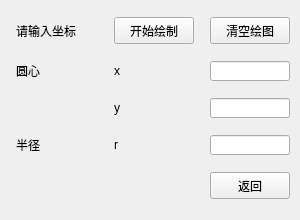
<?xml version="1.0" encoding="UTF-8"?>
<ui version="4.0">
 <class>WindowCircle</class>
 <widget class="QWidget" name="WindowCircle">
  <property name="geometry">
   <rect>
    <x>0</x>
    <y>0</y>
    <width>300</width>
    <height>220</height>
   </rect>
  </property>
  <property name="maximumSize">
   <size>
    <width>300</width>
    <height>220</height>
   </size>
  </property>
  <property name="windowTitle">
   <string>中点圆</string>
  </property>
  <widget class="QWidget" name="layoutWidget">
   <property name="geometry">
    <rect>
     <x>0</x>
     <y>0</y>
     <width>309</width>
     <height>221</height>
    </rect>
   </property>
   <layout class="QGridLayout" name="gridLayout">
    <property name="spacing">
     <number>0</number>
    </property>
    <item row="3" column="2">
     <widget class="QLineEdit" name="lineEdit_r">
      <property name="maximumSize">
       <size>
        <width>80</width>
        <height>20</height>
       </size>
      </property>
     </widget>
    </item>
    <item row="0" column="1">
     <widget class="QPushButton" name="pushButton_start">
      <property name="maximumSize">
       <size>
        <width>80</width>
        <height>27</height>
       </size>
      </property>
      <property name="font">
       <font>
        <family>黑体</family>
       </font>
      </property>
      <property name="text">
       <string>开始绘制</string>
      </property>
     </widget>
    </item>
    <item row="0" column="2">
     <widget class="QPushButton" name="pushButton_clear">
      <property name="maximumSize">
       <size>
        <width>80</width>
        <height>27</height>
       </size>
      </property>
      <property name="font">
       <font>
        <family>黑体</family>
       </font>
      </property>
      <property name="text">
       <string>清空绘图</string>
      </property>
     </widget>
    </item>
    <item row="2" column="1">
     <widget class="QLabel" name="label_3">
      <property name="maximumSize">
       <size>
        <width>30</width>
        <height>16777215</height>
       </size>
      </property>
      <property name="text">
       <string>y</string>
      </property>
     </widget>
    </item>
    <item row="1" column="1">
     <widget class="QLabel" name="label_2">
      <property name="maximumSize">
       <size>
        <width>30</width>
        <height>16777215</height>
       </size>
      </property>
      <property name="text">
       <string>x</string>
      </property>
     </widget>
    </item>
    <item row="2" column="2">
     <widget class="QLineEdit" name="lineEdit_y">
      <property name="maximumSize">
       <size>
        <width>80</width>
        <height>20</height>
       </size>
      </property>
     </widget>
    </item>
    <item row="1" column="2">
     <widget class="QLineEdit" name="lineEdit_x">
      <property name="maximumSize">
       <size>
        <width>80</width>
        <height>20</height>
       </size>
      </property>
     </widget>
    </item>
    <item row="1" column="0">
     <widget class="QLabel" name="label_4">
      <property name="maximumSize">
       <size>
        <width>16777215</width>
        <height>16777215</height>
       </size>
      </property>
      <property name="text">
       <string>圆心</string>
      </property>
     </widget>
    </item>
    <item row="3" column="1">
     <widget class="QLabel" name="label_6">
      <property name="maximumSize">
       <size>
        <width>30</width>
        <height>16777215</height>
       </size>
      </property>
      <property name="text">
       <string>r</string>
      </property>
     </widget>
    </item>
    <item row="3" column="0">
     <widget class="QLabel" name="label_5">
      <property name="text">
       <string>半径</string>
      </property>
     </widget>
    </item>
    <item row="4" column="2">
     <widget class="QPushButton" name="pushButton_return">
      <property name="maximumSize">
       <size>
        <width>80</width>
        <height>27</height>
       </size>
      </property>
      <property name="font">
       <font>
        <family>黑体</family>
       </font>
      </property>
      <property name="text">
       <string>返回</string>
      </property>
     </widget>
    </item>
    <item row="0" column="0">
     <widget class="QLabel" name="label">
      <property name="maximumSize">
       <size>
        <width>82</width>
        <height>16777215</height>
       </size>
      </property>
      <property name="font">
       <font>
        <family>黑体</family>
       </font>
      </property>
      <property name="text">
       <string>请输入坐标</string>
      </property>
     </widget>
    </item>
   </layout>
  </widget>
 </widget>
 <resources/>
 <connections/>
</ui>
